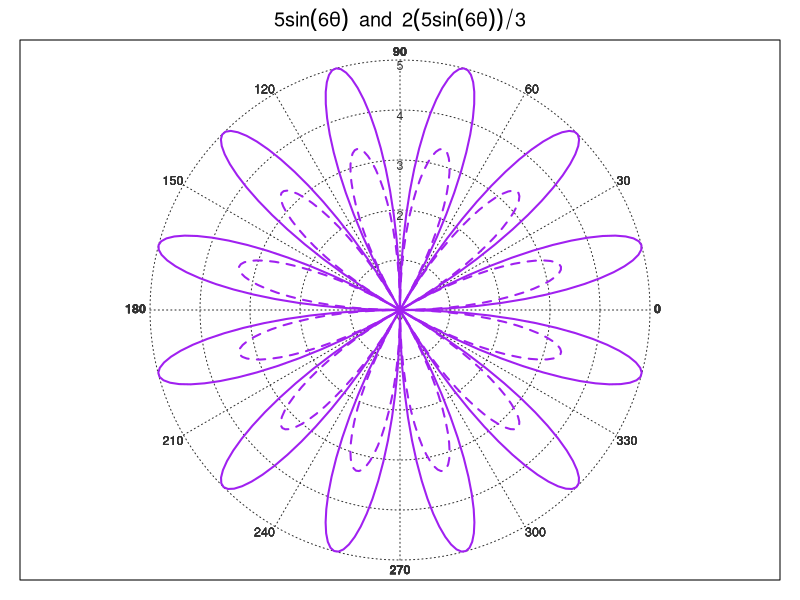
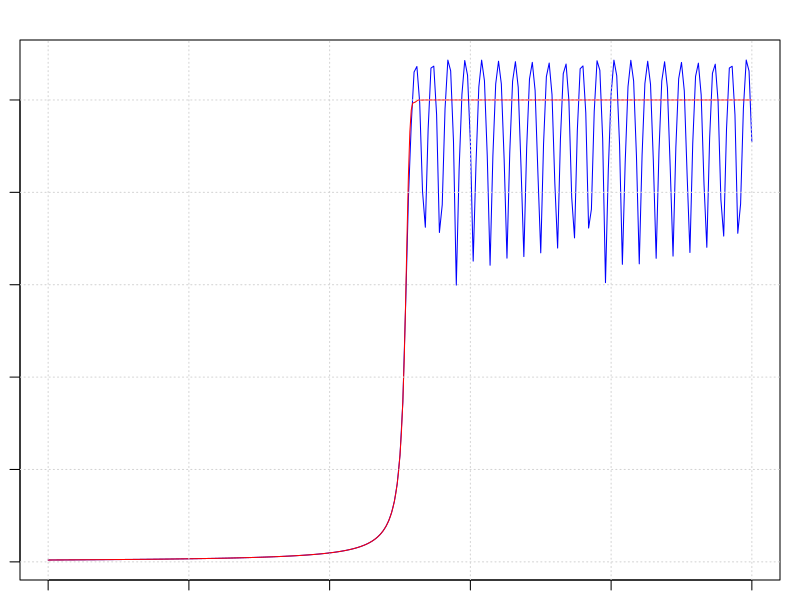

Reproduce these figures in R, in order.
## ---- chunk 1
knitr::opts_chunk$set(echo = TRUE)
## ---- chunk 2
 library(pracma)
 t=seq(0,2*pi, length=360)
 f=function(t){5*sin(6*t)}
 par(mar=c(1,1,2,1))
 polar(t,f(t),grcol="gray20",bxcol="black",col="purple",
lwd=2,main=expression(5*sin(6*theta)~ ~"and"~ ~
2(5*sin(6*theta))/3))
 polar(t,2*f(t)/3,col="purple",lty=2,lwd=2,add=TRUE)
## ---- chunk 3
library(pracma)
 #   y' = y^2 - y^3, y(0) = d, 0 <= t <= 2/d, d = 0.01
    f <- function(t, y) y^2 - y^3
    d <- 1/250
    abm1 <- abm3pc(f, 0, 2/d, d, n = 1/d)
    abm2 <- abm3pc(f, 0, 2/d, d, n = 2/d)
    ## Not run:
    plot(abm1$x, abm1$y, type = "l", col = "blue")
    lines(abm2$x, abm2$y, type = "l", col = "red")
    grid()
## ---- chunk 4
library(pracma)
agmean(1, sqrt(2))$agm - 0.834626841674073186
## ---- chunk 5
library(pracma)
 ## exemple
    val = 101:105
    subs = as.matrix(c(1, 2, 4, 2, 4))
    accumarray(subs, val)

## ---- chunk 6
library(pracma)
A <- matrix(c(0.5,  0.5,  0, 0.75, 0,
                  0.5,  0, 0.75, 0.05, 0.85,
                  0.35, 0, 0,  0,  0.01,
                  0.5,  0.65, 0.65, 0.05, 0), 4, 5,
            byrow=TRUE)

    B <- matrix(c( 0, 1, 0, 1, 0, 
                   1, 1, 1, 0, 1,
                   0, 1, 1, 1, 0,
                   0, 1, 0, 0, 1), 4, 5, byrow=TRUE)
    
and(A, B)
or(A, B)
